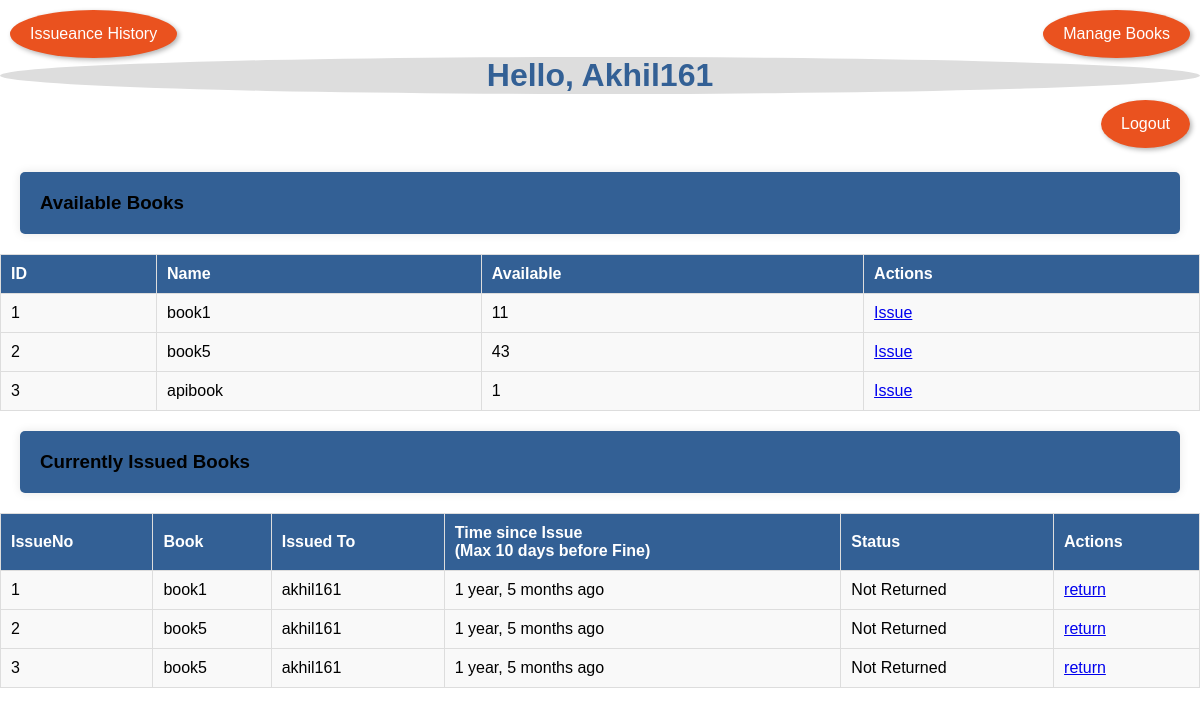
The app's page /dashboard/ (signed in), older data.
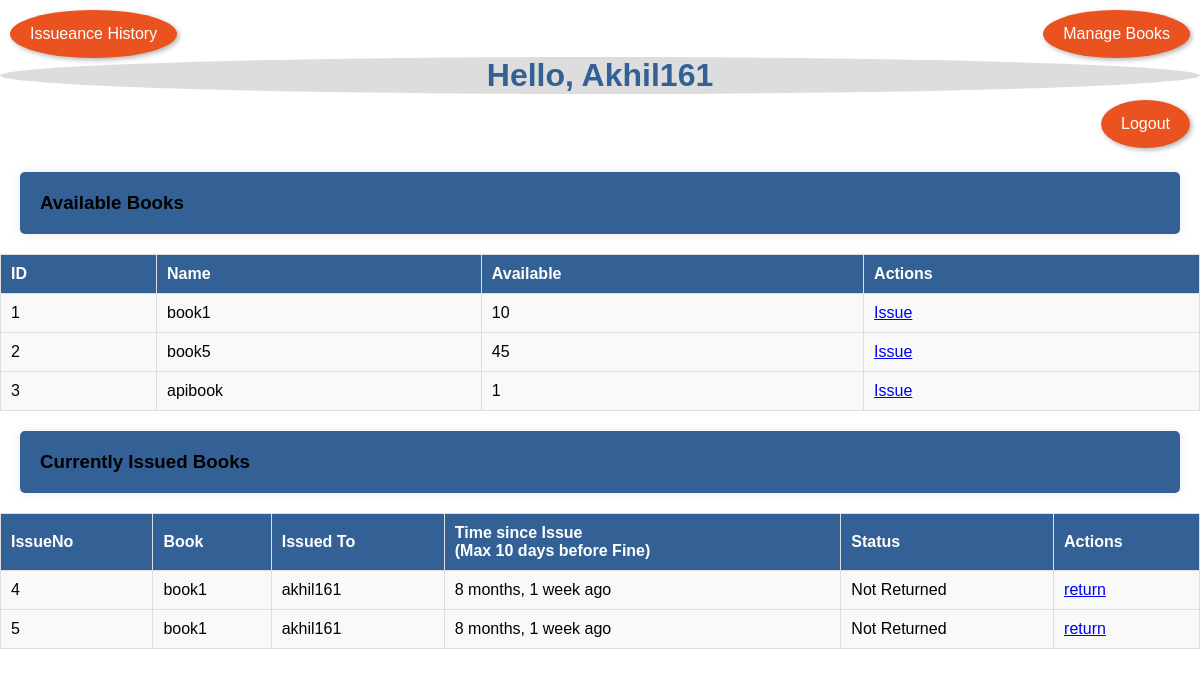
The same page, newer data.
### Home/models.py (models this page shows, shortened)
class Books(models.Model):
    Bid = models.AutoField(primary_key=True)
    book_name = models.CharField(max_length=200, null=False)
    quantity = models.PositiveIntegerField()
    author = models.TextField(default='anonymous', null=False)
    genre = models.TextField(null=True, default='unknown')
    fine = models.PositiveSmallIntegerField(null=False, default=50)
    available_quantity = models.PositiveIntegerField(default=0)

class Issued(models.Model):
    Issue_No = models.AutoField(primary_key=True)
    user = models.ForeignKey(User, on_delete=models.CASCADE, null=True, blank=True)
    book = models.ForeignKey(Books, on_delete=models.CASCADE)
    days = models.PositiveIntegerField(default=10)
    submit = models.BooleanField(default=False)
    create = models.DateTimeField(auto_now_add=True)
    class Meta:
        ordering = ['user']

### Home/views.py (the view)
# urls.py: path('dashboard/', views.dashboard, name='dashboard'),
def dashboard(request: HttpRequest) -> HttpResponse:
    books = Books.objects.annotate(
        active_issues=Count('issued', filter=Q(issued__submit=False))
    )
    for book in books:
        book.available_quantity = book.quantity - book.active_issues
    issued_books = Issued.objects.select_related('book', 'user').all()
    return render(request, 'user/dashboard.html', {'books': books, 'issued_books': issued_books, 'available_books': books})

### templates/user/dashboard.html (shortened to what this page needs)
{% load static %}
<!DOCTYPE html>
<html>
<head>
    <link rel="stylesheet" href="{% static 'style.css' %}">
</head>
<body>
    {% if request.user.is_superuser %}
        <a class="floating-button" href="{% url 'manage_books' %}">Manage Books</a>
    {% endif %}
    <a class='floating-button2' href="{% url 'issued_books' %}">Issueance History</a>
    <br><br>
    <div>
<body>
  <div class="container">
    <h1 style="text-align: center; color: #336095; background-color: #ddd; border-radius: 50%;">Hello, {{ request.user|title }}</h1>
    <div class="logout">
        <br>
      <a class="floating-button3" href="{% url 'logout' %}">Logout</a>
    <br>
    </div>
    <h3>Available Books</h3>
    <table border>
        <thead>
            <tr>
                <th>ID</th>
                <th>Name</th>
                <th>Available</th>
                <th>Actions</th>
            </tr>
        </thead>
        <tbody>
          {% for book in available_books %}
              <tr>
                  <td>{{ book.Bid }}</td>
                  <td>{{ book.book_name }}</td>
                  <td>{{ book.available_quantity }}</td>
                  <td>
                      {% if issued_books.book.bid == book.bid and issued_books.submit == False %}
                          Please return the book before issuing again.
                      {% else %}
                          <a href="{% url 'issue_book' pk=book.pk %}">Issue</a>
                      {% endif %}
                  </td>
              </tr>
          {% endfor %}
      </tbody>
    </table>
  </div>
  <div>
  <h3>Currently Issued Books</h3>
    <table border="1">
        <thead>
            <tr>
                <th>IssueNo</th>
                <th>Book</th>
                <th>Issued To</th>
                <th>Time since Issue <br> (Max 10 days before Fine)</th>
                <th>Status</th>
                <th>Actions</th>
            </tr>
        </thead>
        <tbody>
            {% for issued_book in issued_books %}
                {% if issued_book.user == request.user %}
                    {%if issued_book.submit == False %}
                        <tr>
                            <td>{{ issued_book.Issue_No }}</td>
                            <td>{{ issued_book.book.book_name }}</td>
                            <td>{{ issued_book.user }}</td>
                            <td>{{ issued_book.create|timesince }} ago</td>
                            <td>{% if issued_book.submit %}Returned{% else %}Not Returned{% endif %}</td>
                            <td>{% if issued_book.submit %} {% else %}<a href="{% url 'return_book' pk=issued_book.pk %}">return</a>{% endif %}</td>
                        </tr>
                    {% endif %}
                {% endif %}
            {% endfor %}
        </tbody>
    </table>
  </div>
</body>
</html>

Row changes from the older to the newer data that the page shows:
no longer on this page (row edited): Issued: Issue_No "1", book.book_name "book1", user "akhil161", create "1 year, 5 months", submit "Not Returned"
no longer on this page (row edited): Issued: Issue_No "2", book.book_name "book5", user "akhil161", create "1 year, 5 months", submit "Not Returned"
no longer on this page (row edited): Issued: Issue_No "3", book.book_name "book5", user "akhil161", create "1 year, 5 months", submit "Not Returned"
computed for Books "book1": available_quantity "11" → "10"
computed for Books "book5": available_quantity "43" → "45"
added Issued: Issue_No "4", book.book_name "book1", user "akhil161", create "8 months, 1 week", submit "Not Returned"
added Issued: Issue_No "5", book.book_name "book1", user "akhil161", create "8 months, 1 week", submit "Not Returned"
